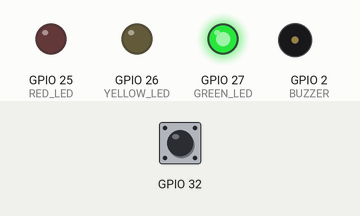
A program run on a simulated ESP32. Shown: output pins drawn as LEDs (lit = HIGH), buzzer (waves = sounding). The inputs (shaded band) are chosen by the test bench; at power-on: GPIO 32 HIGH.

Above: at 19.2 s.
19.3 s: GPIO 32 pulled LOW for 0.15 s
At 21.2 s:
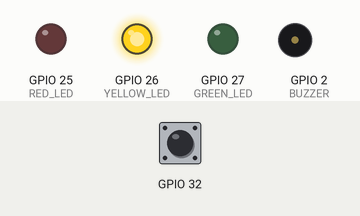
At 22.12 s:
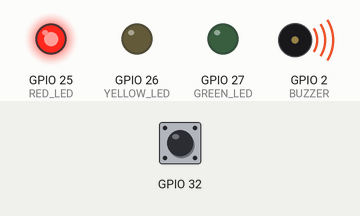
Timing chart, 0 to 28.3 s (numbered marks = the images above; inputs shaded):
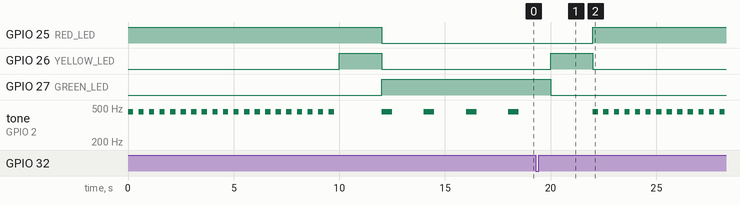

Measured:
- after the input at 19.3 s, GPIO 25 (RED_LED): LOW → HIGH after 2.7 s; GPIO 26 (YELLOW_LED): LOW → HIGH after 0.70 s, → LOW 2.0 s later; GPIO 27 (GREEN_LED): HIGH → LOW after 0.70 s; tone on GPIO 2 (BUZZER): alternates 450 Hz for 0.25 s and silent for 0.25 s, starting after 2.7 s

The program:

main.cpp
```cpp
#include <Arduino.h>

// LED light pins
#define RED_LED GPIO_NUM_25
#define YELLOW_LED GPIO_NUM_26
#define GREEN_LED GPIO_NUM_27

// passive buzzer light pin (any reg GPIO works)
#define BUZZER GPIO_NUM_2

// used datasheet to see that this is a touch pin
#define TOUCH GPIO_NUM_32
touch_value_t THRESHOLD = 70; // value chosen based on testing Serial.println(touchRead(TOUCH))

// used for tracking when touch is pressed
bool pressed = false;

// init functions
void touchPressed();
void greenToRed();
void redToGreen();

void setup() {
  // set up all LED pins as output
  pinMode(RED_LED, OUTPUT);
  pinMode(YELLOW_LED, OUTPUT);
  pinMode(GREEN_LED, OUTPUT);

  // initialize lights in red (10 seconds) then go from red-yellow to green
  redToGreen();

  // setup touch as interrupt so that we can still track presses when main loop has delays that
  touchAttachInterrupt(TOUCH, touchPressed, THRESHOLD);
  Serial.begin(115200);
}

void loop() {
  // used for testing to see that touching wire would cause val to drop from 80 to ~65 or less based on where you hold it
  // Serial.println(touchRead(TOUCH));

  // if the pressed flag has been set
  if (pressed) {
    // go through the phases
    greenToRed();
    redToGreen();

    // added here to ensure any presses during changing phases wont cause it to do another cycle right away
    pressed = false;
  }
  // if not pressed, play buzzer for green light
  else {
    // players 450 Hz tone for 500 ms
    tone(BUZZER, 450);
    delay(500);
    // off for 1500ms
    noTone(BUZZER);
    delay(1500);
  }
}

void touchPressed() {
  // Set the pressed flag to true when the touch interrupt occurs
  pressed = true;
}

void greenToRed() {
  // yellow light for 2 seconds
  digitalWrite(RED_LED, LOW);
  digitalWrite(YELLOW_LED, HIGH);
  digitalWrite(GREEN_LED, LOW);
  delay(2000);

  // red light
  digitalWrite(RED_LED, HIGH);
  digitalWrite(YELLOW_LED, LOW);
  digitalWrite(GREEN_LED, LOW);
}

void redToGreen() {
  // red light for 10 seconds
  digitalWrite(RED_LED, HIGH);
  digitalWrite(YELLOW_LED, LOW);
  digitalWrite(GREEN_LED, LOW);
  // delay(10000) is replaced with buzzer w/ delay since it's 500ms per iteration, it takes 20 iterations to get 10 seconds
  for (int i = 0; i < 20; i++) {
    // players 450 Hz tone for 250 ms
    tone(BUZZER, 450);
    delay(250);
    // off for 250ms
    noTone(BUZZER);
    delay(250);
  }

  // red/yellow light for 2 seconds
  digitalWrite(RED_LED, HIGH);
  digitalWrite(YELLOW_LED, HIGH);
  digitalWrite(GREEN_LED, LOW);
  delay(2000);

  // green light for 6 seconds
  digitalWrite(RED_LED, LOW);
  digitalWrite(YELLOW_LED, LOW);
  digitalWrite(GREEN_LED, HIGH);
  // delay(6000) is replaced with buzzer that takes 2s per iteration meaning 3 iterations for 6 seconds
  for (int i = 0; i < 3; i++) {
    // players 450 Hz tone for 500 ms
    tone(BUZZER, 450);
    delay(500);
    // off for 1500ms
    noTone(BUZZER);
    delay(1500);
  }
}
```
